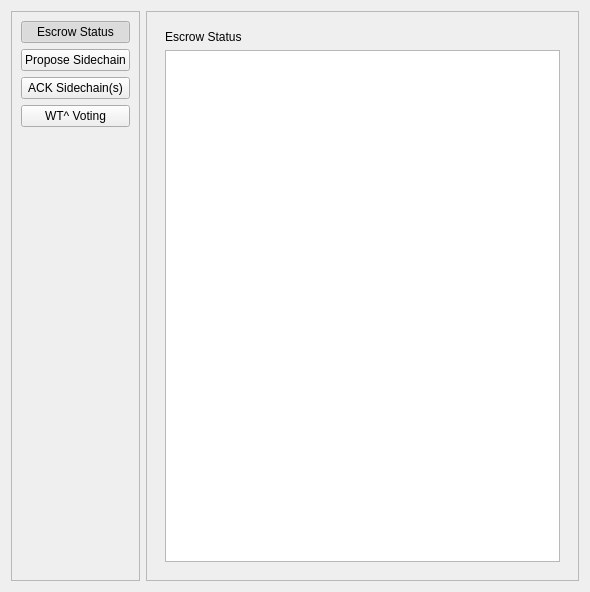
<?xml version="1.0" encoding="UTF-8"?>
<ui version="4.0">
 <class>SidechainMinerDialog</class>
 <widget class="QWidget" name="SidechainMinerDialog">
  <property name="geometry">
   <rect>
    <x>0</x>
    <y>0</y>
    <width>590</width>
    <height>592</height>
   </rect>
  </property>
  <property name="windowTitle">
   <string>Sidechain management (for miners)</string>
  </property>
  <layout class="QHBoxLayout" name="horizontalLayout">
   <item>
    <widget class="QFrame" name="frame">
     <property name="sizePolicy">
      <sizepolicy hsizetype="Maximum" vsizetype="Preferred">
       <horstretch>0</horstretch>
       <verstretch>0</verstretch>
      </sizepolicy>
     </property>
     <property name="frameShape">
      <enum>QFrame::StyledPanel</enum>
     </property>
     <property name="frameShadow">
      <enum>QFrame::Raised</enum>
     </property>
     <layout class="QVBoxLayout" name="verticalLayout">
      <item>
       <widget class="QPushButton" name="pushButtonEscrowStatus">
        <property name="text">
         <string>Escrow Status</string>
        </property>
        <property name="checkable">
         <bool>true</bool>
        </property>
        <property name="checked">
         <bool>true</bool>
        </property>
        <property name="autoExclusive">
         <bool>true</bool>
        </property>
        <property name="autoDefault">
         <bool>false</bool>
        </property>
        <property name="default">
         <bool>false</bool>
        </property>
       </widget>
      </item>
      <item>
       <widget class="QPushButton" name="pushButtonProposeSidechain">
        <property name="text">
         <string>Propose Sidechain</string>
        </property>
        <property name="checkable">
         <bool>true</bool>
        </property>
        <property name="checked">
         <bool>false</bool>
        </property>
        <property name="autoExclusive">
         <bool>true</bool>
        </property>
       </widget>
      </item>
      <item>
       <widget class="QPushButton" name="pushButtonVoteSidechain">
        <property name="text">
         <string>ACK Sidechain(s)</string>
        </property>
        <property name="checkable">
         <bool>true</bool>
        </property>
        <property name="checked">
         <bool>false</bool>
        </property>
        <property name="autoExclusive">
         <bool>true</bool>
        </property>
       </widget>
      </item>
      <item>
       <widget class="QPushButton" name="pushButtonVoteWTPrime">
        <property name="text">
         <string>WT^ Voting</string>
        </property>
        <property name="checkable">
         <bool>true</bool>
        </property>
        <property name="autoExclusive">
         <bool>true</bool>
        </property>
       </widget>
      </item>
      <item>
       <spacer name="verticalSpacer">
        <property name="orientation">
         <enum>Qt::Vertical</enum>
        </property>
        <property name="sizeHint" stdset="0">
         <size>
          <width>20</width>
          <height>40</height>
         </size>
        </property>
       </spacer>
      </item>
     </layout>
    </widget>
   </item>
   <item>
    <widget class="QFrame" name="frame_2">
     <property name="frameShape">
      <enum>QFrame::StyledPanel</enum>
     </property>
     <property name="frameShadow">
      <enum>QFrame::Raised</enum>
     </property>
     <layout class="QVBoxLayout" name="verticalLayout_2">
      <item>
       <widget class="QStackedWidget" name="stackedWidget">
        <property name="currentIndex">
         <number>0</number>
        </property>
        <widget class="QWidget" name="pageEscrow">
         <layout class="QVBoxLayout" name="verticalLayout_6">
          <item>
           <widget class="QLabel" name="label_7">
            <property name="text">
             <string>Escrow Status</string>
            </property>
           </widget>
          </item>
          <item>
           <widget class="QTableView" name="tableViewEscrow"/>
          </item>
         </layout>
        </widget>
        <widget class="QWidget" name="pageAckSidechains">
         <layout class="QVBoxLayout" name="verticalLayout_3">
          <item>
           <widget class="QTableView" name="tableViewActivation"/>
          </item>
          <item>
           <widget class="QLabel" name="label_9">
            <property name="text">
             <string>Highlight sidechain(s) and select:</string>
            </property>
           </widget>
          </item>
          <item>
           <widget class="QFrame" name="frame_5">
            <property name="frameShape">
             <enum>QFrame::HLine</enum>
            </property>
            <property name="frameShadow">
             <enum>QFrame::Sunken</enum>
            </property>
            <layout class="QHBoxLayout" name="horizontalLayout_2">
             <item>
              <widget class="QPushButton" name="pushButtonActivate">
               <property name="minimumSize">
                <size>
                 <width>128</width>
                 <height>0</height>
                </size>
               </property>
               <property name="text">
                <string>ACK</string>
               </property>
               <property name="icon">
                <iconset resource="../drivenet.qrc">
                 <normaloff>:/icons/transaction_confirmed</normaloff>:/icons/transaction_confirmed</iconset>
               </property>
               <property name="iconSize">
                <size>
                 <width>16</width>
                 <height>16</height>
                </size>
               </property>
              </widget>
             </item>
             <item>
              <widget class="QPushButton" name="pushButtonReject">
               <property name="minimumSize">
                <size>
                 <width>128</width>
                 <height>0</height>
                </size>
               </property>
               <property name="text">
                <string>NACK</string>
               </property>
               <property name="icon">
                <iconset resource="../drivenet.qrc">
                 <normaloff>:/icons/transaction_conflicted</normaloff>:/icons/transaction_conflicted</iconset>
               </property>
               <property name="iconSize">
                <size>
                 <width>16</width>
                 <height>16</height>
                </size>
               </property>
              </widget>
             </item>
             <item>
              <spacer name="horizontalSpacer">
               <property name="orientation">
                <enum>Qt::Horizontal</enum>
               </property>
               <property name="sizeHint" stdset="0">
                <size>
                 <width>40</width>
                 <height>20</height>
                </size>
               </property>
              </spacer>
             </item>
             <item>
              <widget class="QToolButton" name="toolButtonACKSidechains">
               <property name="text">
                <string>...</string>
               </property>
               <property name="icon">
                <iconset resource="../drivenet.qrc">
                 <normaloff>:/icons/transaction_0</normaloff>:/icons/transaction_0</iconset>
               </property>
              </widget>
             </item>
            </layout>
           </widget>
          </item>
         </layout>
        </widget>
        <widget class="QWidget" name="pageProposeSidechain">
         <layout class="QVBoxLayout" name="verticalLayout_4">
          <item>
           <widget class="QFrame" name="frame_13">
            <property name="frameShape">
             <enum>QFrame::StyledPanel</enum>
            </property>
            <property name="frameShadow">
             <enum>QFrame::Raised</enum>
            </property>
            <layout class="QVBoxLayout" name="verticalLayout_12">
             <item>
              <widget class="QLabel" name="label_3">
               <property name="text">
                <string>Required</string>
               </property>
               <property name="alignment">
                <set>Qt::AlignCenter</set>
               </property>
              </widget>
             </item>
             <item>
              <widget class="QLabel" name="label_13">
               <property name="text">
                <string>Version</string>
               </property>
              </widget>
             </item>
             <item>
              <widget class="QSpinBox" name="spinBoxVersion">
               <property name="enabled">
                <bool>false</bool>
               </property>
               <property name="maximum">
                <number>0</number>
               </property>
              </widget>
             </item>
             <item>
              <widget class="QLabel" name="label_4">
               <property name="text">
                <string>Title</string>
               </property>
              </widget>
             </item>
             <item>
              <widget class="QLineEdit" name="lineEditTitle">
               <property name="placeholderText">
                <string>Sidechain Title</string>
               </property>
              </widget>
             </item>
             <item>
              <widget class="QLabel" name="label_5">
               <property name="text">
                <string>Description</string>
               </property>
              </widget>
             </item>
             <item>
              <widget class="QPlainTextEdit" name="plainTextEditDescription">
               <property name="plainText">
                <string/>
               </property>
               <property name="placeholderText">
                <string>Describe the sidechain...</string>
               </property>
              </widget>
             </item>
             <item>
              <widget class="QLabel" name="label_6">
               <property name="text">
                <string>Sidechain address bytes</string>
               </property>
              </widget>
             </item>
             <item>
              <widget class="QFrame" name="frame_11">
               <property name="frameShape">
                <enum>QFrame::NoFrame</enum>
               </property>
               <property name="frameShadow">
                <enum>QFrame::Raised</enum>
               </property>
               <property name="lineWidth">
                <number>0</number>
               </property>
               <layout class="QHBoxLayout" name="horizontalLayout_7">
                <property name="leftMargin">
                 <number>0</number>
                </property>
                <property name="topMargin">
                 <number>0</number>
                </property>
                <property name="rightMargin">
                 <number>0</number>
                </property>
                <property name="bottomMargin">
                 <number>0</number>
                </property>
                <item>
                 <widget class="QLineEdit" name="lineEditHash">
                  <property name="text">
                   <string/>
                  </property>
                  <property name="placeholderText">
                   <string>Sidechain address bytes</string>
                  </property>
                 </widget>
                </item>
                <item>
                 <widget class="QToolButton" name="toolButtonKeyHash">
                  <property name="text">
                   <string>...</string>
                  </property>
                  <property name="icon">
                   <iconset resource="../drivenet.qrc">
                    <normaloff>:/icons/transaction_0</normaloff>:/icons/transaction_0</iconset>
                  </property>
                 </widget>
                </item>
               </layout>
              </widget>
             </item>
            </layout>
           </widget>
          </item>
          <item>
           <widget class="QFrame" name="frame_12">
            <property name="frameShape">
             <enum>QFrame::StyledPanel</enum>
            </property>
            <property name="frameShadow">
             <enum>QFrame::Raised</enum>
            </property>
            <layout class="QVBoxLayout" name="verticalLayout_13">
             <item>
              <widget class="QFrame" name="frame_7">
               <property name="frameShape">
                <enum>QFrame::NoFrame</enum>
               </property>
               <property name="frameShadow">
                <enum>QFrame::Raised</enum>
               </property>
               <layout class="QHBoxLayout" name="horizontalLayout_4">
                <property name="spacing">
                 <number>0</number>
                </property>
                <property name="leftMargin">
                 <number>0</number>
                </property>
                <property name="topMargin">
                 <number>0</number>
                </property>
                <property name="rightMargin">
                 <number>0</number>
                </property>
                <property name="bottomMargin">
                 <number>0</number>
                </property>
                <item>
                 <widget class="QLabel" name="label_2">
                  <property name="text">
                   <string>Sidechain software hashses (recomended)</string>
                  </property>
                  <property name="alignment">
                   <set>Qt::AlignCenter</set>
                  </property>
                 </widget>
                </item>
                <item>
                 <widget class="QToolButton" name="toolButtonSoftwareHashes">
                  <property name="text">
                   <string>...</string>
                  </property>
                  <property name="icon">
                   <iconset resource="../drivenet.qrc">
                    <normaloff>:/icons/transaction_0</normaloff>:/icons/transaction_0</iconset>
                  </property>
                 </widget>
                </item>
               </layout>
              </widget>
             </item>
             <item>
              <widget class="QLabel" name="label_11">
               <property name="text">
                <string>Release tarball hash (256 bits)</string>
               </property>
              </widget>
             </item>
             <item>
              <widget class="QFrame" name="frame_9">
               <property name="frameShape">
                <enum>QFrame::NoFrame</enum>
               </property>
               <property name="frameShadow">
                <enum>QFrame::Raised</enum>
               </property>
               <layout class="QHBoxLayout" name="horizontalLayout_5">
                <property name="leftMargin">
                 <number>0</number>
                </property>
                <property name="topMargin">
                 <number>0</number>
                </property>
                <property name="rightMargin">
                 <number>0</number>
                </property>
                <property name="bottomMargin">
                 <number>0</number>
                </property>
                <item>
                 <widget class="QLineEdit" name="lineEditIDHash1">
                  <property name="placeholderText">
                   <string>Gitian build tarball hash (Linux x86-64)</string>
                  </property>
                 </widget>
                </item>
                <item>
                 <widget class="QToolButton" name="toolButtonIDHash1">
                  <property name="text">
                   <string>...</string>
                  </property>
                  <property name="icon">
                   <iconset resource="../drivenet.qrc">
                    <normaloff>:/icons/transaction_0</normaloff>:/icons/transaction_0</iconset>
                  </property>
                 </widget>
                </item>
               </layout>
              </widget>
             </item>
             <item>
              <widget class="QLabel" name="label_12">
               <property name="text">
                <string>Build commit hash (160 bits)</string>
               </property>
              </widget>
             </item>
             <item>
              <widget class="QFrame" name="frame_10">
               <property name="frameShape">
                <enum>QFrame::NoFrame</enum>
               </property>
               <property name="frameShadow">
                <enum>QFrame::Raised</enum>
               </property>
               <layout class="QHBoxLayout" name="horizontalLayout_6">
                <property name="leftMargin">
                 <number>0</number>
                </property>
                <property name="topMargin">
                 <number>0</number>
                </property>
                <property name="rightMargin">
                 <number>0</number>
                </property>
                <property name="bottomMargin">
                 <number>0</number>
                </property>
                <item>
                 <widget class="QLineEdit" name="lineEditIDHash2">
                  <property name="placeholderText">
                   <string>Gitian build commit hash</string>
                  </property>
                 </widget>
                </item>
                <item>
                 <widget class="QToolButton" name="toolButtonIDHash2">
                  <property name="text">
                   <string>...</string>
                  </property>
                  <property name="icon">
                   <iconset resource="../drivenet.qrc">
                    <normaloff>:/icons/transaction_0</normaloff>:/icons/transaction_0</iconset>
                  </property>
                 </widget>
                </item>
               </layout>
              </widget>
             </item>
            </layout>
           </widget>
          </item>
          <item>
           <widget class="QPushButton" name="pushButtonCreateSidechainProposal">
            <property name="text">
             <string>Create sidechain proposal</string>
            </property>
           </widget>
          </item>
         </layout>
        </widget>
        <widget class="QWidget" name="pageAckWTPrime">
         <layout class="QVBoxLayout" name="verticalLayout_5">
          <item>
           <widget class="QTableView" name="tableViewWTPrimeVote">
            <property name="enabled">
             <bool>true</bool>
            </property>
           </widget>
          </item>
          <item>
           <widget class="QLabel" name="label">
            <property name="enabled">
             <bool>true</bool>
            </property>
            <property name="text">
             <string>Highlight a single WT^ and select vote:</string>
            </property>
           </widget>
          </item>
          <item>
           <widget class="QFrame" name="frame_14">
            <property name="enabled">
             <bool>true</bool>
            </property>
            <property name="frameShape">
             <enum>QFrame::HLine</enum>
            </property>
            <property name="frameShadow">
             <enum>QFrame::Sunken</enum>
            </property>
            <layout class="QHBoxLayout" name="horizontalLayout_8">
             <item>
              <widget class="QPushButton" name="pushButtonUpvoteWTPrime">
               <property name="minimumSize">
                <size>
                 <width>0</width>
                 <height>0</height>
                </size>
               </property>
               <property name="text">
                <string>Upvote</string>
               </property>
               <property name="icon">
                <iconset resource="../drivenet.qrc">
                 <normaloff>:/icons/transaction_confirmed</normaloff>:/icons/transaction_confirmed</iconset>
               </property>
               <property name="iconSize">
                <size>
                 <width>16</width>
                 <height>16</height>
                </size>
               </property>
              </widget>
             </item>
             <item>
              <widget class="QPushButton" name="pushButtonAbstainWTPrime">
               <property name="sizePolicy">
                <sizepolicy hsizetype="Minimum" vsizetype="Fixed">
                 <horstretch>0</horstretch>
                 <verstretch>0</verstretch>
                </sizepolicy>
               </property>
               <property name="minimumSize">
                <size>
                 <width>0</width>
                 <height>0</height>
                </size>
               </property>
               <property name="text">
                <string>Abstain</string>
               </property>
               <property name="icon">
                <iconset resource="../drivenet.qrc">
                 <normaloff>:/icons/replay_not_replayed</normaloff>:/icons/replay_not_replayed</iconset>
               </property>
               <property name="iconSize">
                <size>
                 <width>32</width>
                 <height>16</height>
                </size>
               </property>
              </widget>
             </item>
             <item>
              <widget class="QPushButton" name="pushButtonDownvoteWTPrime">
               <property name="minimumSize">
                <size>
                 <width>0</width>
                 <height>0</height>
                </size>
               </property>
               <property name="text">
                <string>Downvote</string>
               </property>
               <property name="icon">
                <iconset resource="../drivenet.qrc">
                 <normaloff>:/icons/transaction_conflicted</normaloff>:/icons/transaction_conflicted</iconset>
               </property>
               <property name="iconSize">
                <size>
                 <width>16</width>
                 <height>16</height>
                </size>
               </property>
              </widget>
             </item>
             <item>
              <spacer name="horizontalSpacer_2">
               <property name="orientation">
                <enum>Qt::Horizontal</enum>
               </property>
               <property name="sizeHint" stdset="0">
                <size>
                 <width>40</width>
                 <height>20</height>
                </size>
               </property>
              </spacer>
             </item>
             <item>
              <widget class="QToolButton" name="toolButtonVoteWTPrime">
               <property name="text">
                <string>...</string>
               </property>
               <property name="icon">
                <iconset resource="../drivenet.qrc">
                 <normaloff>:/icons/transaction_0</normaloff>:/icons/transaction_0</iconset>
               </property>
              </widget>
             </item>
            </layout>
           </widget>
          </item>
          <item>
           <widget class="Line" name="line">
            <property name="orientation">
             <enum>Qt::Horizontal</enum>
            </property>
           </widget>
          </item>
          <item>
           <widget class="QLabel" name="labelDefaultVotes">
            <property name="text">
             <string>Set a default vote for all WT^(s). Disabled if custom votes are set.</string>
            </property>
            <property name="wordWrap">
             <bool>true</bool>
            </property>
           </widget>
          </item>
          <item>
           <widget class="QLabel" name="labelClearVotes">
            <property name="text">
             <string>Reset WT^ votes with the RPC command 'clearwtprimevotes'</string>
            </property>
           </widget>
          </item>
          <item>
           <widget class="QComboBox" name="comboBoxDefaultWTPrimeVote">
            <property name="currentIndex">
             <number>1</number>
            </property>
            <property name="maxVisibleItems">
             <number>3</number>
            </property>
            <item>
             <property name="text">
              <string>Upvote</string>
             </property>
             <property name="icon">
              <iconset resource="../drivenet.qrc">
               <normaloff>:/icons/transaction_confirmed</normaloff>:/icons/transaction_confirmed</iconset>
             </property>
            </item>
            <item>
             <property name="text">
              <string>Abstain</string>
             </property>
             <property name="icon">
              <iconset resource="../drivenet.qrc">
               <normaloff>:/icons/replay_not_replayed</normaloff>:/icons/replay_not_replayed</iconset>
             </property>
            </item>
            <item>
             <property name="text">
              <string>Downvote</string>
             </property>
             <property name="icon">
              <iconset resource="../drivenet.qrc">
               <normaloff>:/icons/transaction_conflicted</normaloff>:/icons/transaction_conflicted</iconset>
             </property>
            </item>
           </widget>
          </item>
         </layout>
        </widget>
        <widget class="QWidget" name="page_4">
         <layout class="QVBoxLayout" name="verticalLayout_7">
          <item>
           <widget class="QFrame" name="frame_4">
            <property name="frameShape">
             <enum>QFrame::StyledPanel</enum>
            </property>
            <property name="frameShadow">
             <enum>QFrame::Raised</enum>
            </property>
            <layout class="QGridLayout" name="gridLayout">
             <item row="1" column="0">
              <widget class="QCheckBox" name="checkBox">
               <property name="enabled">
                <bool>false</bool>
               </property>
               <property name="text">
                <string>Select all</string>
               </property>
               <property name="checked">
                <bool>true</bool>
               </property>
              </widget>
             </item>
             <item row="2" column="0">
              <widget class="QListView" name="listView_2">
               <property name="enabled">
                <bool>false</bool>
               </property>
              </widget>
             </item>
             <item row="0" column="0">
              <widget class="QLabel" name="label_8">
               <property name="enabled">
                <bool>false</bool>
               </property>
               <property name="text">
                <string>Select which sidechain(s) you want to accept BMM requests for</string>
               </property>
              </widget>
             </item>
            </layout>
           </widget>
          </item>
          <item>
           <widget class="QFrame" name="frame_8">
            <property name="frameShape">
             <enum>QFrame::StyledPanel</enum>
            </property>
            <property name="frameShadow">
             <enum>QFrame::Raised</enum>
            </property>
            <layout class="QVBoxLayout" name="verticalLayout_11">
             <item>
              <widget class="QGroupBox" name="groupBoxStorage">
               <property name="enabled">
                <bool>false</bool>
               </property>
               <property name="title">
                <string>Storage</string>
               </property>
               <layout class="QVBoxLayout" name="verticalLayout_10">
                <item>
                 <widget class="QCheckBox" name="checkBox_2">
                  <property name="text">
                   <string>Enable sidechain deposit disk cache (deposit.dat)</string>
                  </property>
                  <property name="checked">
                   <bool>true</bool>
                  </property>
                 </widget>
                </item>
                <item>
                 <widget class="QCheckBox" name="checkBox_3">
                  <property name="text">
                   <string>Automatically prune deposit.dat</string>
                  </property>
                 </widget>
                </item>
                <item>
                 <widget class="QCheckBox" name="checkBox_4">
                  <property name="text">
                   <string>Enable sidechain WT^ disk cache (wtprime.dat)</string>
                  </property>
                  <property name="checked">
                   <bool>true</bool>
                  </property>
                 </widget>
                </item>
                <item>
                 <widget class="QCheckBox" name="checkBox_5">
                  <property name="text">
                   <string>Automatically prune wtprime.dat</string>
                  </property>
                  <property name="checked">
                   <bool>true</bool>
                  </property>
                 </widget>
                </item>
               </layout>
              </widget>
             </item>
            </layout>
           </widget>
          </item>
          <item>
           <spacer name="verticalSpacer_3">
            <property name="orientation">
             <enum>Qt::Vertical</enum>
            </property>
            <property name="sizeHint" stdset="0">
             <size>
              <width>20</width>
              <height>40</height>
             </size>
            </property>
           </spacer>
          </item>
         </layout>
        </widget>
       </widget>
      </item>
     </layout>
    </widget>
   </item>
  </layout>
 </widget>
 <resources>
  <include location="../drivenet.qrc"/>
 </resources>
 <connections/>
</ui>
